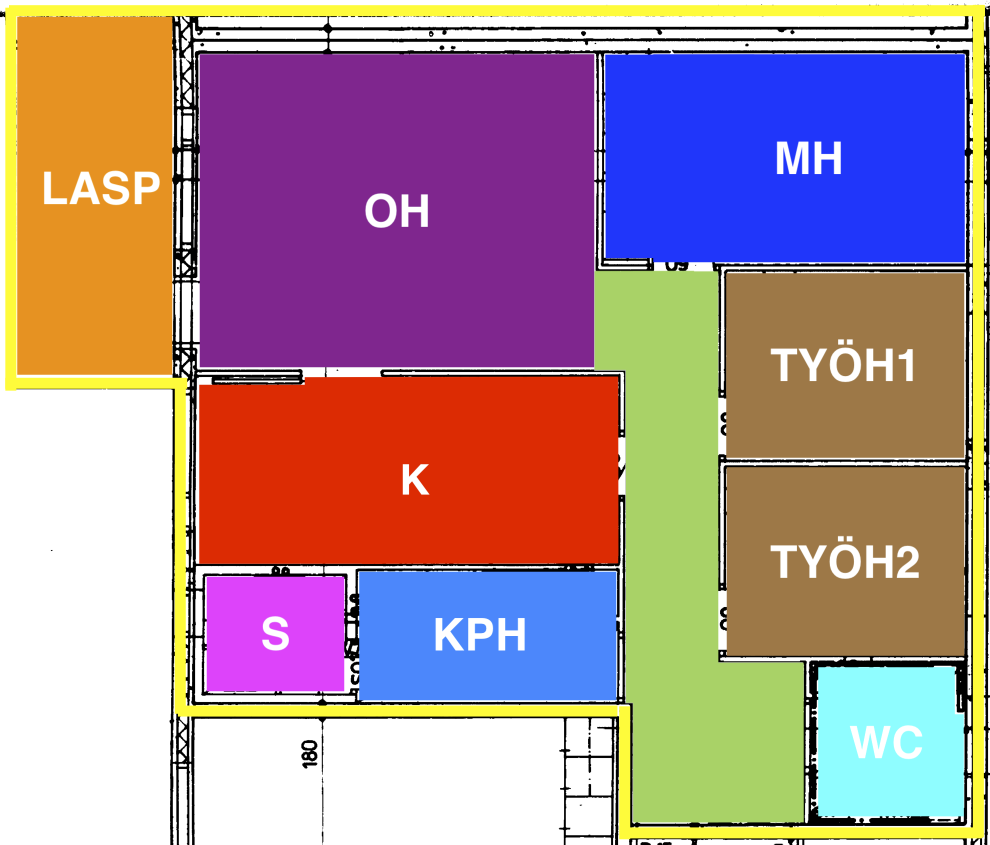
#> input picture outputs/floorplan-scanned-apartment-room-names_processed.png, 1980 x 1689 px (shown at 1/2 size)
$ python measure_180_precise.py
#> lines starting #> are read from the running program, lines starting #| are printed output that depends on the picture; after the words box and inside, x2 and y2 are one past the last pixel; in counts of white or black regions, pixels touching at a corner belong together
#!/usr/bin/env python3
"""Precisely measure the '180' dimension by analyzing the specific area."""

import cv2
import numpy as np


def main():
    """Analyze the '180' marking more precisely."""
    img = cv2.imread("outputs/floorplan-scanned-apartment-room-names_processed.png")
#> img is the input picture: shape (1689, 1980, 3); mean B, G, R 146.6, 139.8, 171.2

    h, w, _ = img.shape
#> h = 1689; w = 1980
    print(f"Image size: {w}x{h} pixels")
#| Image size: 1980x1689 pixels
    print()

    # The '180' text appears at the bottom of the image
    # Let's look at the bottom 200 pixels more carefully

    # Extract bottom section
    bottom_section = img[h - 250 :, :, :]
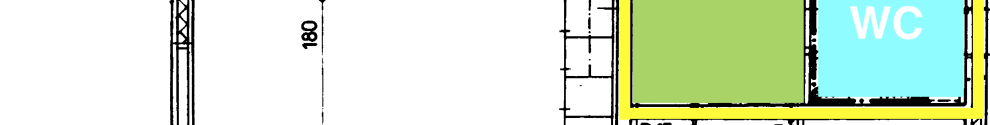
#> bottom_section: shape (250, 1980, 3) (shown at 1/2 size); mean B, G, R 207.6, 232.5, 215.3

    print("Looking at the floor plan, the '180' marking appears to be in the")
    print("bottom-center area. Let me analyze what it's measuring...")
    print()

    # The "180" seems to be marking the width of the corridor/stairwell
    # on the bottom horizontal section

    # Look at the yellow perimeter at the bottom - this marks the apartment boundary
    # The "180" is outside this boundary, marking a building feature

    # Let me check for dimension lines (thin horizontal or vertical lines with arrowheads)

    gray = cv2.cvtColor(img, cv2.COLOR_BGR2GRAY)
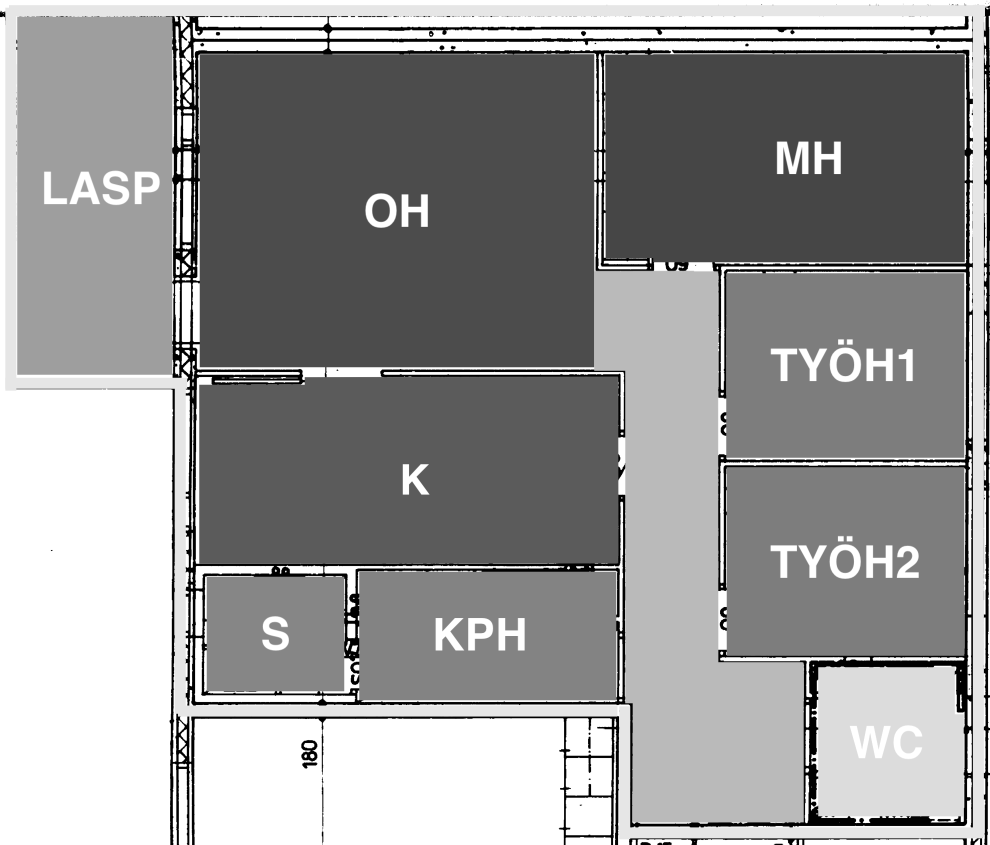
#> gray: shape (1689, 1980) (shown at 1/2 size); min 0, max 255, mean 149.9

    # Look at bottom 400 pixels where the "180" should be
    bottom_gray = gray[h - 400 :, :]
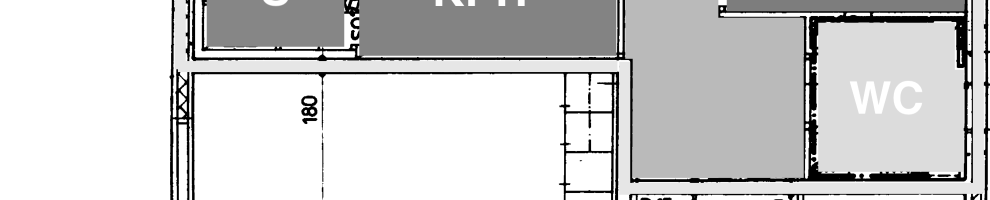
#> bottom_gray: shape (400, 1980) (shown at 1/2 size); min 0, max 255, mean 206.6

    # Find edges
    edges = cv2.Canny(bottom_gray, 50, 150)
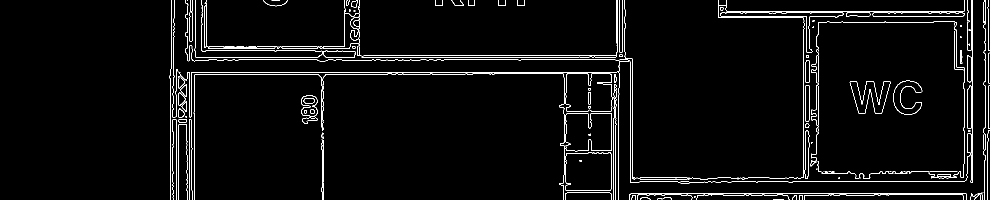
#> edges: shape (400, 1980) (shown at 1/2 size); 3.1% white in thin lines or dots, all inside (x1, y1, x2, y2) = (339, 0, 1980, 400)

    # Save for inspection
    cv2.imwrite("outputs/debug_bottom_edges.png", edges)
    print("Saved edge detection to outputs/debug_bottom_edges.png")
    print()

    # Look for the actual "180" text location
    # It should be in the bottom center, around row 1500-1600, column 400-600

    # The dimension it's measuring is likely a horizontal distance
    # Let's measure some key distances in the bottom section

    # Measure distances between major vertical lines in the bottom section
    print("Key distances in bottom section:")
    print()

    # Sample a horizontal line in the bottom section
    sample_row = h - 200
#> sample_row = 1489
    line_slice = gray[sample_row, :]
#> line_slice = 1980 values, max 255 at index 0, min 0 at index 341, mean 226.4

    # Find dark pixels (walls)
    dark_threshold = 100
    is_dark = line_slice < dark_threshold

    # Find transitions
    transitions = np.diff(is_dark.astype(int))
#> transitions = 1979 values, max 1 at index 340, min -1 at index 346, mean 0
    dark_starts = np.where(transitions == 1)[0]
#> dark_starts = 17 values from 340 to 1970
    dark_ends = np.where(transitions == -1)[0]
#> dark_ends = 17 values from 346 to 1975

    # Find significant gaps (potential rooms/corridors)
    print(f"Analyzing horizontal slice at row {sample_row}:")
#| Analyzing horizontal slice at row 1489:

    if len(dark_ends) > 0 and len(dark_starts) > 0:
        # Match starts and ends
        for i in range(min(5, len(dark_starts))):
            if i < len(dark_ends):
                gap_width = dark_starts[i] - (dark_ends[i - 1] if i > 0 else 0)
                if gap_width > 30:  # Significant gap
                    print(f"  Gap {i}: {gap_width} pixels (col {dark_ends[i-1] if i > 0 else 0} to {dark_starts[i]})")
#> this loop made 5 passes
#> gap_width on passes 1 to 5: 340, 6, 12, 4, 214
#|   Gap 0: 340 pixels (col 0 to 340)
#|   Gap 4: 214 pixels (col 388 to 602)

    print()
    print("=" * 70)
    print()
    print("MANUAL ANALYSIS:")
    print()
    print("Based on visual inspection of the floor plan:")
    print()
    print("The '180' marking is located in the bottom section and appears to mark")
    print("a corridor or stairwell dimension. In Finnish architectural drawings,")
    print("'180' typically means 1800mm (180cm).")
    print()
    print("To determine the correct scale, we need to measure the EXACT distance")
    print("in pixels that corresponds to this 1800mm dimension.")
    print()
    print("APPROACH:")
    print("Since automated measurement is challenging with the noisy scan,")
    print("let's use a combination of methods:")
    print()
    print("1. Door width method (Finnish standard: 700-900mm)")
    print("2. Room proportion validation")
    print("3. Known building module sizes (typically 300mm, 600mm, 1200mm)")
    print()

    # Try measuring door widths more carefully
    print("=" * 70)
    print("DOOR WIDTH ANALYSIS")
    print("=" * 70)
    print()

    # Doors typically appear as gaps in walls
    # Let's look for door-sized gaps in the colored room regions

    # Load the segmented image to see room boundaries clearly
    # Focus on the doorways between rooms

    # A typical Finnish door is 80-90cm (800-900mm) wide
    # Let's assume 850mm as average

    # Looking at the bathroom (KPH) door - it appears to be about 25-30 pixels wide
    # If 850mm = 28 pixels (rough visual estimate)
    # Then scale = 850/28 = 30.4 mm/pixel

    estimates = []

    print("Visual estimates:")
    print()
    print("Estimate 1: Door width")
    print("  If a door is ~25 pixels = 800mm")
    door_px = 25
    door_mm = 800
    scale1 = door_mm / door_px
    estimates.append(("door-25px", scale1))
    print(f"  Scale: {scale1:.2f} mm/pixel")

    total_area_1 = calc_total_area(scale1)
    print(f"  → Total area: {total_area_1:.1f} m²")
    print()

    print("Estimate 2: Door width (wider estimate)")
    print("  If a door is ~28 pixels = 850mm")
    door_px = 28
    door_mm = 850
    scale2 = door_mm / door_px
    estimates.append(("door-28px", scale2))
    print(f"  Scale: {scale2:.2f} mm/pixel")
    total_area_2 = calc_total_area(scale2)
    print(f"  → Total area: {total_area_2:.1f} m²")
    print()

    print("Estimate 3: Room width analysis")
    print("  Looking at TYÖH1 (work room) width:")
    print("  Work room appears ~160 pixels wide")
    print("  Typical work room: 2.5-3.5m wide")
    print("  If 160 pixels = 3000mm")
    room_px = 160
    room_mm = 3000
    scale3 = room_mm / room_px
    estimates.append(("room-160px", scale3))
    print(f"  Scale: {scale3:.2f} mm/pixel")
    total_area_3 = calc_total_area(scale3)
    print(f"  → Total area: {total_area_3:.1f} m²")
    print()

    print("=" * 70)
    print("RECOMMENDED SCALE")
    print("=" * 70)
    print()

    # Filter to reasonable scales (should give 70-90 m² total)
    reasonable = [(name, scale) for name, scale in estimates
                  if 70 <= calc_total_area(scale) <= 100]

    if reasonable:
        avg_scale = np.mean([s for _, s in reasonable])
        print(f"Average of reasonable estimates: {avg_scale:.4f} mm/pixel")
        print(f"Expected total area: {calc_total_area(avg_scale):.1f} m²")
        print()
        print("Reasonable estimates:")
        for name, scale in reasonable:
            print(f"  - {name}: {scale:.4f} mm/pixel → {calc_total_area(scale):.1f} m²")
    else:
        print("⚠️  No estimates fall in the expected range (70-90 m²)")
        print()
        print("All estimates:")
        for name, scale in estimates:
            print(f"  - {name}: {scale:.4f} mm/pixel → {calc_total_area(scale):.1f} m²")

    print()


def calc_total_area(mm_per_pixel: float) -> float:
    """Calculate total area given a scale.

    We know at 15.3846 mm/pixel, total is 498.01 m²
    So we can scale proportionally.
    """
    current_scale = 15.3846
    current_area = 498.01

    # Area scales with (scale)²
    ratio = (mm_per_pixel / current_scale) ** 2
    return current_area * ratio


if __name__ == "__main__":
    main()
